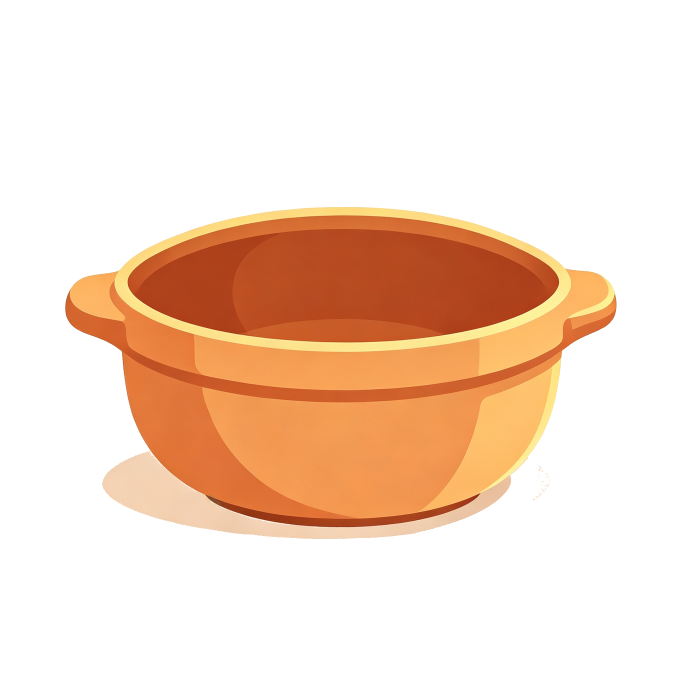
#> input picture assets/images/kitchen/claypot-body.png, 2048 x 2048 px, given in place of 厨房背景.png, which was not available (shown at 1/3 size)
$ python process_kitchen.py
#> lines starting #> are read from the running program, lines starting #| are printed output that depends on the picture; pictures that were not available may be replaced by others from this repository, and a replacement may not be noted
# -*- coding: utf-8 -*-
"""
厨房场景完整处理脚本
1. 完整背景（不裁剪、不压缩）
2. 三个器具精准裁剪
3. 蒸屉/砂锅：盖子+主体拆分
"""
from PIL import Image
import os

SRC = r'D:\至善百味行\image\至善小当家'
OUT = r'D:\至善百味行\assets\images\kitchen'
os.makedirs(OUT, exist_ok=True)

# 器具裁剪坐标（底座中心，原图坐标 2848x1600）
UTENSILS = {
    'wok':     {'cx': 430, 'cy': 770, 'crop_w': 240, 'crop_h': 200},  # 黑色铁炒锅
    'steamer': {'cx': 810, 'cy': 760, 'crop_w': 240, 'crop_h': 200},  # 竹制蒸笼
    'claypot': {'cx': 1190, 'cy': 770, 'crop_w': 240, 'crop_h': 200},  # 棕色砂锅
}

def crop_center(img, cx, cy, crop_w, crop_h):
    """以(cx,cy)为中心裁剪，返回调整后的Image"""
    x1 = max(0, cx - crop_w // 2)
    y1 = max(0, cy - crop_h // 2)
    x2 = min(img.width, cx + crop_w // 2)
    y2 = min(img.height, cy + crop_h // 2)
    return img.crop((x1, y1, x2, y2))

def save_webp(img, path, quality=92):
    img.save(path, 'WEBP', quality=quality, method=6)
    sz = os.path.getsize(path)
    print(f'  {os.path.basename(path)}: {img.width}x{img.height} -> {sz//1024}KB')

# ============================================================
# 1. 完整背景（不压缩）
# ============================================================
print('=== 背景处理 ===')
bg = Image.open(os.path.join(SRC, '厨房背景.png')).convert('RGB')
bg_out = os.path.join(OUT, 'kitchen-bg.webp')
bg.save(bg_out, 'WEBP', quality=95, method=6)
print(f'  kitchen-bg.webp: {bg.width}x{bg.height} -> {os.path.getsize(bg_out)//1024}KB (uncompressed display)')
#|   kitchen-bg.webp: 2048x2048 -> 166KB (uncompressed display)

# 横幅：从背景裁顶部
banner = bg.crop((0, 0, bg.width, int(bg.height * 0.25)))
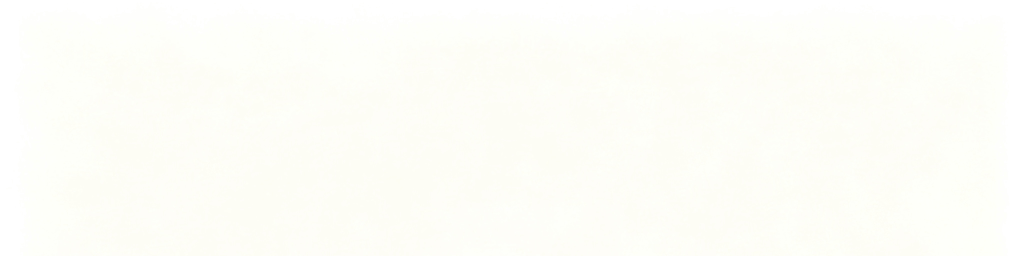
#> banner: PIL image 2048x512 RGB (shown at 1/2 size); mean R, G, B 253.7, 253.8, 248.2
banner_out = os.path.join(OUT, 'kitchen-banner.webp')
banner.save(banner_out, 'WEBP', quality=90, method=6)
print(f'  kitchen-banner.webp: {banner.width}x{banner.height} -> {os.path.getsize(banner_out)//1024}KB')
#|   kitchen-banner.webp: 2048x512 -> 9KB

# ============================================================
# 2. 裁剪三个器具
# ============================================================
print()
print('=== 器具裁剪 ===')
for ut_id, info in UTENSILS.items():
    crop = crop_center(bg, info['cx'], info['cy'], info['crop_w'], info['crop_h'])
    out = os.path.join(OUT, f'{ut_id}.webp')
    save_webp(crop, out, quality=90)
#> this loop made 3 passes
#> pass 1, `crop = crop_center(bg, info['cx'], info['cy'], info['crop_w'], info['c..`:
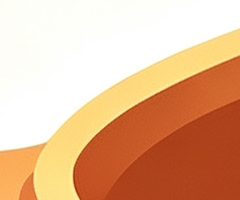
#> crop: PIL image 240x200 RGB; mean R, G, B 229.7, 182.8, 147.9
#> pass 2, `crop = crop_center(bg, info['cx'], info['cy'], info['crop_w'], info['c..`:
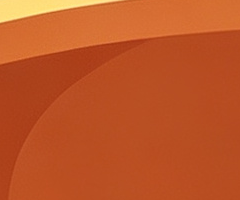
#> crop: PIL image 240x200 RGB; mean R, G, B 190.7, 86.1, 38.8
#> pass 3, `crop = crop_center(bg, info['cx'], info['cy'], info['crop_w'], info['c..`:
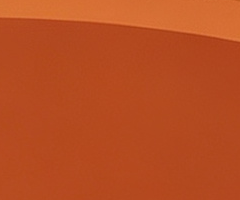
#> crop: PIL image 240x200 RGB; mean R, G, B 184.8, 78.2, 34

# ============================================================
# 3. 拆分：蒸屉盖/蒸屉主体
# ============================================================
print()
print('=== 蒸屉拆分 ===')
steamer_full = Image.open(os.path.join(SRC, '蒸屉.png')).convert('RGBA')
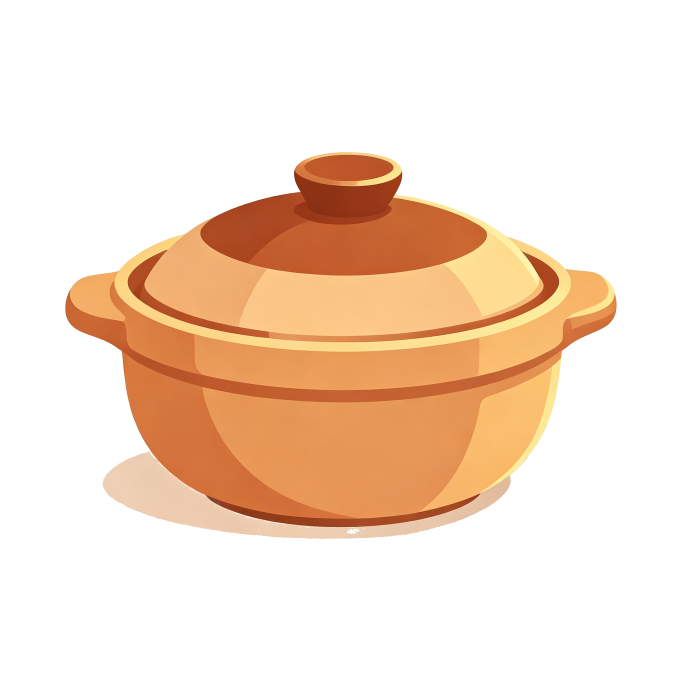
#> input picture assets/images/kitchen/claypot-full.png, 2048 x 2048 px, given in place of 蒸屉.png, which was not available (shown at 1/3 size)
#> steamer_full is the input picture: PIL image 2048x2048 RGBA; mean R, G, B, A 244.9, 222.3, 202.2, 77.9
steamer_body = Image.open(os.path.join(SRC, '蒸屉主体.png')).convert('RGBA')
#> (the run stopped early here; a loop or call above may not have finished)
